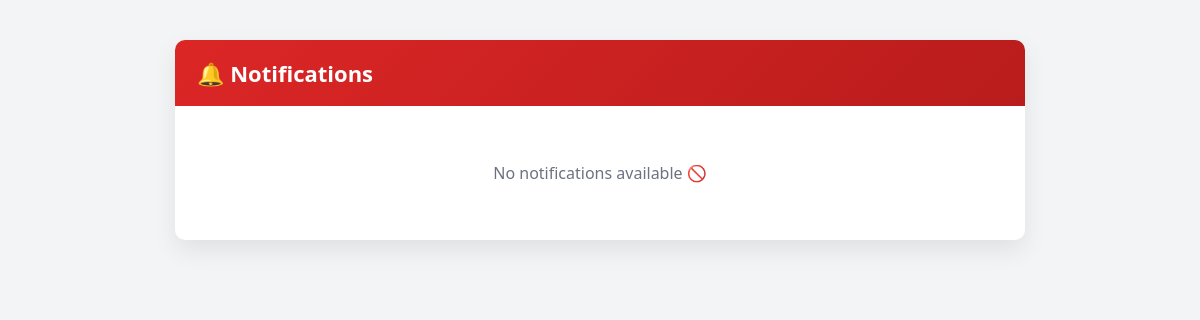
/notifications/ (signed in), run on an earlier commit of the app's database.
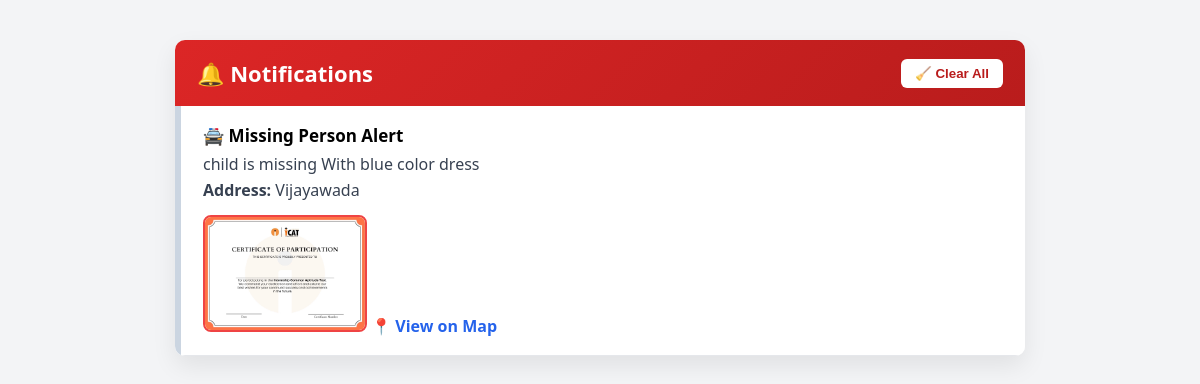
And on a later commit of the database.
### Alert_system/models.py (models this page shows, shortened)
class Notification(models.Model):
    user = models.ForeignKey(User, on_delete=models.CASCADE, related_name="notifications")
    title = models.CharField(max_length=255)
    message = models.TextField()
    address = models.TextField(blank=True)
    latitude = models.FloatField(null=True, blank=True)
    longitude = models.FloatField(null=True, blank=True)
    public_alert = models.ForeignKey(
        "PolicePublicAlert",
        null=True,
        blank=True,
        on_delete=models.CASCADE
    )
    is_read = models.BooleanField(default=False)
    created_at = models.DateTimeField(auto_now_add=True)

class PolicePublicAlert(models.Model):
    police = models.ForeignKey(PoliceStation, on_delete=models.CASCADE)
    message = models.TextField()
    address = models.TextField()
    photo = models.ImageField(upload_to="missing_persons/", null=True, blank=True)
    latitude = models.FloatField()
    longitude = models.FloatField()
    created_at = models.DateTimeField(auto_now_add=True)

### Alert_system/views.py (the view)
# urls.py: path("notifications/", views.notifications, name="notifications"),
@login_required
def notifications(request):
    notes = request.user.notifications.order_by("-created_at")
    request.user.notifications.filter(is_read=False).update(is_read=True)
    return render(request, "notifications.html", {
        "notifications": notes
    })

### templates/notifications.html (shortened to what this page needs)
{% load static %}
<!DOCTYPE html>
<html lang="en">
<head>
</head>
<body>
<div class="container">
    <div class="header">
        <h2>🔔 Notifications</h2>
        {% if notifications %}
        <form method="POST" action="{% url 'clear_notifications' %}">
            <button class="clear-btn">🧹 Clear All</button>
        </form>
        {% endif %}
    </div>
    {% for note in notifications %}
    <div class="notification {% if not note.is_read %}new{% endif %}">
        <h4>
            {{ note.title }}
        </h4>
        <p>{{ note.message }}</p>
        <p><strong>Address:</strong> {{ note.address }}</p>
        {% if note.public_alert and note.public_alert.photo %}
        <img src="{{ note.public_alert.photo.url }}"
            alt="Missing Person"
            style="
                width: 160px;
                margin-top: 10px;
                border-radius: 8px;
                border: 2px solid #ef4444;
            ">
        {% endif %}
        <a class="map-link" target="_blank"
           href="https://maps.google.com/?q={{ note.latitude }},{{ note.longitude }}">
            📍 View on Map
        </a>
    </div>
    {% empty %}
    <p class="empty">No notifications available 🚫</p>
    {% endfor %}
</div>
</body>
</html>

What changed in the data, as far as the page shows it:
added Notification: title "🚔 Missing Person Alert", message "child is missing With blue color dress", address "Vijayawada", public_alert.photo (picture)
Also different on the page:
text no longer shown: "No notifications available 🚫"
text now shown: "🧹 Clear All"
